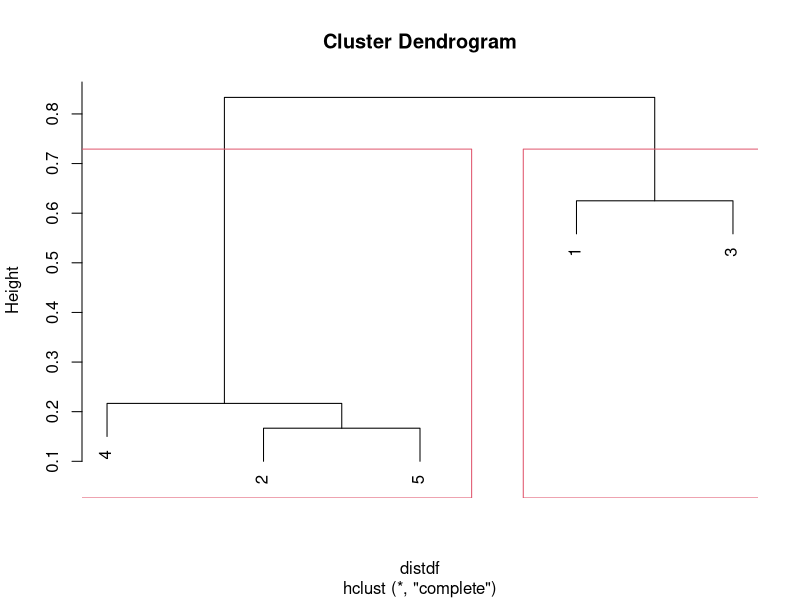

This figure's R source:
## Dataset sample 
sex <- c('E','F','E','F','F')
blood_pres <- c(140,120,160,150,140 )
pain_level <- c(5,3,1,4,1)
test_1 <- sample(c('Positive','Negative'),5,replace = T)
test_2 <- sample(c('Positive','Negative'),5,replace = T)
test_3 <- sample(c('Positive','Negative'),5,replace = T)

df <- data.frame(sex,blood_pres,pain_level,test_1,test_2,test_3) ; head(df)


###############################################
library(cluster)

distdf<-daisy(df, metric="gower", type = list(ordratio=c(3),symm = c(1),asymm = c(4:6)),
      stand=TRUE)

clust_gower <- hclust(distdf,method = 'complete') # single model

plot(clust_gower)

rect.hclust(clust_gower,k = 2)


